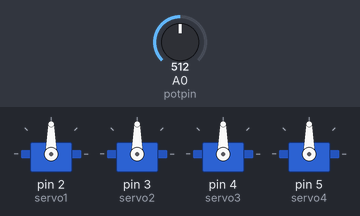
Bench run of a sketch on a simulated Arduino Uno, built with avr-gcc and run on an emulated ATmega328P. Parts: 4 × servo. Inputs (shaded band) come from the test bench; at power-on: A0 (potpin) = 512. What the sketch prints to the serial monitor is not drawn.

Above: at 1.2 s.
1.3 s: A0 (potpin) set to 716
At 2.6 s:
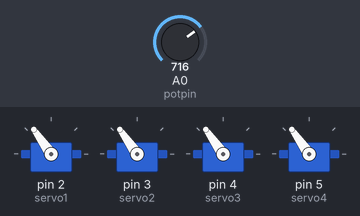
3.1 s: A0 (potpin) set to 306
At 4.7 s:
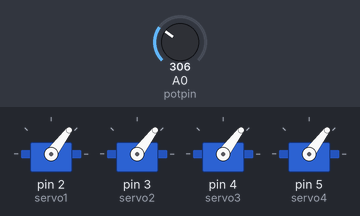
5.3 s: A0 (potpin) set to 900
At 7.6 s:
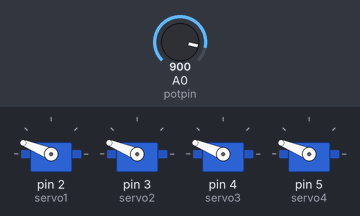
7.9 s: A0 (potpin) set to 0
At 10.6 s:
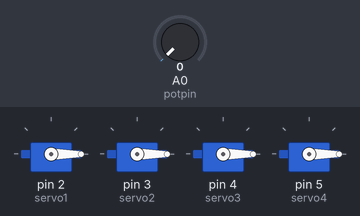
10.9 s: A0 (potpin) set to 122
At 12.5 s:
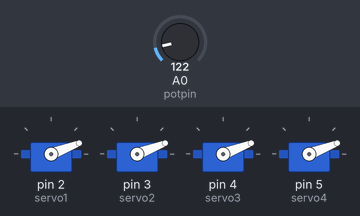
Timing chart, 0 to 13.6 s (numbered marks = the images above; inputs shaded):
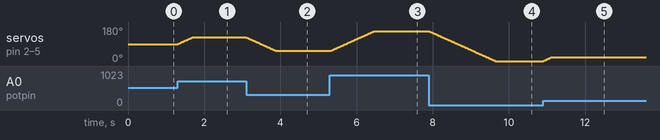

Measured:
- after the input at 1.3 s, servo on pin 2 (servo1), servo on pin 3 (servo2), servo on pin 4 (servo3), servo on pin 5 (servo4): moves from 90° to 125° over 0.38 s, starting at once
- after the input at 3.1 s, servo on pin 2 (servo1), servo on pin 3 (servo2), servo on pin 4 (servo3), servo on pin 5 (servo4): moves from 125° to 53° over 0.79 s, starting at once
- after the input at 5.3 s, servo on pin 2 (servo1), servo on pin 3 (servo2), servo on pin 4 (servo3), servo on pin 5 (servo4): moves from 53° to 158° over 1.1 s, starting at once
- after the input at 7.9 s, servo on pin 2 (servo1), servo on pin 3 (servo2), servo on pin 4 (servo3), servo on pin 5 (servo4): moves from 158° to 0° over 1.7 s, starting at once
- after the input at 10.9 s, servo on pin 2 (servo1), servo on pin 3 (servo2), servo on pin 4 (servo3), servo on pin 5 (servo4): moves from 0° to 21° over 0.22 s, starting at once

The sketch:

de-arm-playground3.ino
```cpp
#include <Servo.h>

Servo servo1;  // create servo object to control a servo
Servo servo2;
Servo servo3;
Servo servo4;


int potpin = A0;  // analog pin used to connect the potentiometer
//int val;   // variable to read the value from the analog pin

int currentPos1 = 90;  // start position
int currentPos2 = 90;
int currentPos3 = 90;
int currentPos4 = 90;
int targetPos1, targetPos2, targetPos3, targetPos4;


void setup() {
  servo1.attach(2);  // attaches the servo on pin 9 to the servo object
  servo2.attach(3);
  servo3.attach(4);
  servo4.attach(5);
  Serial.begin(9600);
}

void loop() {
  targetPos1 = map(analogRead(potpin), 0, 1023, 0, 180);
  targetPos2 = map(analogRead(potpin), 0, 1023, 0, 180);
  targetPos3 = map(analogRead(potpin), 0, 1023, 0, 180);
  targetPos4 = map(analogRead(potpin), 0, 1023, 0, 180);

  // Smoothly move servo1
  if (currentPos1 < targetPos1) currentPos1++;
  else if (currentPos1 > targetPos1) currentPos1--;

  // Smoothly move servo2
  if (currentPos2 < targetPos2) currentPos2++;
  else if (currentPos2 > targetPos2) currentPos2--;

  // Smoothly move servo1
  if (currentPos3 < targetPos3) currentPos3++;
  else if (currentPos3 > targetPos3) currentPos3--;

  // Smoothly move servo1
  if (currentPos4 < targetPos4) currentPos4++;
  else if (currentPos4 > targetPos4) currentPos4--;

  servo1.write(currentPos1);
  servo2.write(currentPos2);
  servo3.write(currentPos3);
  servo4.write(currentPos4);

  Serial.println(potpin);

  delay(10); // smaller delay = faster response, but less smooth

}
```
